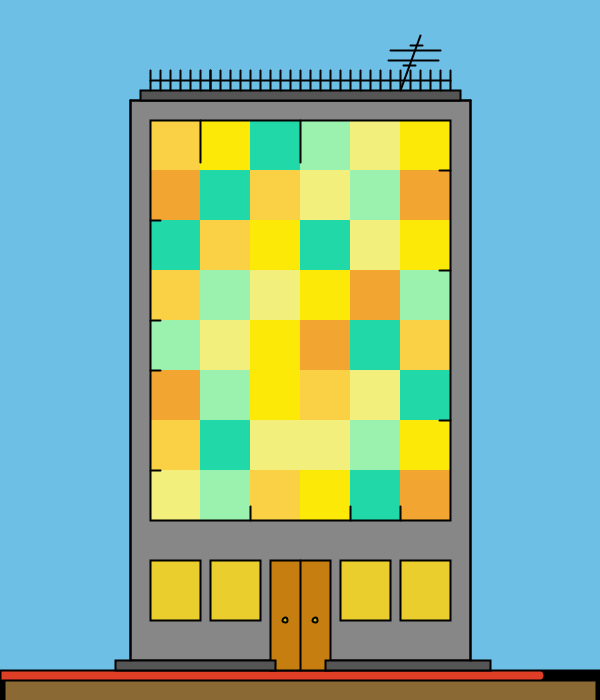
Frame 1 (no input)
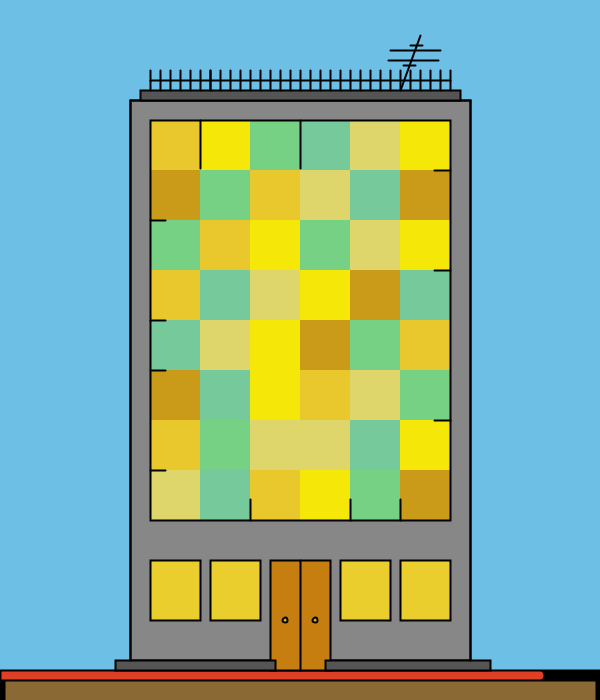
Frame 60 (the mouse pressed at the canvas centre just before this capture)
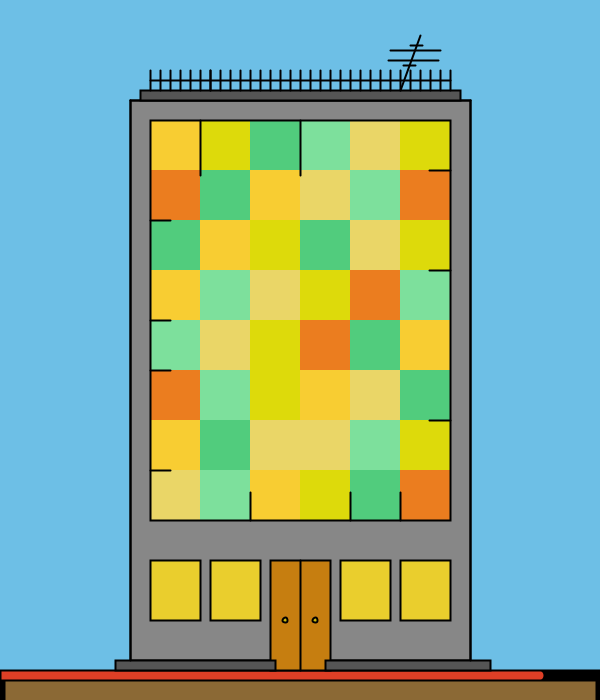
Frame 120 (the mouse held since frame 60 and released just before this capture)

The Processing sketch that drew these frames (run headless with seeded random() and noise(); from frame 60 on, the mouse is pressed at the canvas centre):

// Processing sketch: processing_186689
// ── processing_186689.pde

//Pràctica rellotge

float liniasegons =675;
float mida =50;
color groc1 = color(252,233,8);
color groc2 = color(250,208,68);
color blau1= color(33,216,169);
color crema= color(242,239,125);
color verd= color(154,242,174);
color vermell = color(242,165,49);




void setup() {
  size(600,700);
  }
  
  
  
void draw() {
//if (hour()>=6) {variaciocel();} 
//if (hour()<=6) {variaciocel2();}
  variaciocel();
  dibuixa();
  if(hour()>=15) {pluja();}

 
}

//////////////////////////////// FUNCIONS ////////////////////////////////////


void variaciocel () {
 float llarg = map(hour(),0,32,0,width);
  background(166 - llarg,220 -llarg/2,245 -llarg/4);


}
 void pluja () {
   float llarg = map(hour(),0,32,0,width);
     

fill(103 + llarg/5,220 + llarg/5 ,230 - llarg/20, llarg + 10);
stroke(166 + llarg/5,220 + llarg/5 ,245 - llarg/20, llarg + 0.001);
rect(random(0,600),random(0,600),1,20);
rect(random(0,600),random(0,600),1,20);
rect(random(0,600),random(0,600),1,20);
rect(random(0,600),random(0,600),1,20);
rect(random(0,600),random(0,600),1,20);
rect(random(0,600),random(0,600),1,20);
rect(random(0,600),random(0,600),1,20);
rect(random(0,600),random(0,600),1,20);

 
 }
//void variaciocel2 () {
   //float llarg = map(hour(),0,24,0,width);
  //background(24 - llarg,100 -llarg/2,134 -llarg/4);
  
//}


void dibuixa () {
  
 strokeWeight(10);
 fill(#8B6935);
 rect(0,675,600,40);
  float llarg = map(minute(),0,59,0,width);
  
  stroke(#DE3F26);
  line(0,liniasegons,llarg,liniasegons);
  strokeWeight(2);
  stroke(00);
  noFill();
    rect(0,670,600,10);
//per fer que en un minut completi la pantalla: fer una regla de tres, seg=59, sobre width que es? o amb la funcio map (aquest valor va de 0 a 59 i vull que mel mapegis de 0 a width
//manera d'invocar la funcio, sempre obrint i tancant parentesis,
 //quadrat edifici
 fill(135);
   rect(130,100,340,560);
   
   
 
  //porta
  fill(198,126,16);
 rect(270,560,60,110);
 line(300,560,300,670);
 fill(209,186,8);
 ellipse(285,620,5,5);
 ellipse(315,620,5,5);
 
 //finestrese -->  fer-ho tot a partir del paràmetre SEPARACIÓ
 //planta 1
fill(#EACE2D);
 rect(150,560,50,60);
 rect(210,560,50,60);
 rect(340,560,50,60);
 rect(400,560,50,60);
 //planta 2
 noFill();
 ///FINESTRES RANDOM// 
 
 //grupfinestres1
 fill(groc1);
 noStroke();
groc1= color(random(220,250), random(190,233), random(0,12));
rect(200,120,mida,mida);
rect(400,120,mida,mida);
rect(250,220,mida,mida);
rect(400,220,mida,mida);
rect(250,370,mida,mida);
rect(250,320,mida,mida);
rect(400,420,mida,mida);
rect(300,470,mida,mida);
rect(300,270,mida,mida);
   
   //grupfinestres2
   fill(groc2);
  groc2 =  color(random(230,255), random(200,208), random(40,68));
  
  rect(250,170,mida,mida);
  rect(150,120,mida,mida);
  rect(150,270,mida,mida);
  rect(400,320,mida,mida);
  rect(300,370,mida,mida);
  rect(150,420,mida,mida);
  rect(250,470,mida,mida);
  rect(200,220,mida,mida);
  
  //grupfinestres3
  fill(blau1);
  blau1 =  color(random(33,155), random(200,216), random(100,169));
  rect(250,120,mida,mida);
  rect(200,170,mida,mida);
  rect(150,220,mida,mida);
  rect(350,320,mida,mida);
  rect(200,420,mida,mida);
  rect(400,370,mida,mida);
  rect(350,470,mida,mida);
  rect(300,220,mida,mida);
  
  //grupfinestres4
  fill(crema);
  crema= color(random(200,242),random(200,239),random(100,125));
  rect(250,420,mida,mida);
  rect(350,120,mida,mida);
  rect(300,170,mida,mida);
  rect(350,220,mida,mida);
  rect(250,270,mida,mida);
  rect(200,320,mida,mida);
  rect(350,370,mida,mida);
  rect(150,470,mida,mida);
  rect(300,420,mida,mida);
  //rect(400,170,mida,mida);
  
  //grupfinestres5
  fill(verd);
    verd= color(random(115,154),random(200,242),random(100,174));
  rect(300,120,mida,mida);
  rect(350,170,mida,mida);
  rect(200,270,mida,mida);
  rect(150,320,mida,mida);
  rect(350,420,mida,mida);
  rect(200,470,mida,mida);
  rect(400,270,mida,mida);
  rect(200,370,mida,mida);
  
//grupfinestres6
fill(vermell);
  vermell= color(random(200,242),random(100,165),random(20,49));
 rect(400,170,mida,mida);
 rect(350,270,mida,mida);
 rect(300,320,mida,mida);
 rect(150,370,mida,mida);
 rect(150,170,mida,mida);
 rect(400,470,mida,mida);
 
//////SEGONS///
stroke(00);
 float segons = map(second(),0,59,150,520);
 line(200,120,200,segons);
 line(300,120,300,segons);
 
 float segons2 = map(second(),0,59,520,120);
 line(400,520,400,segons2);
 line(250,520,250,segons2);
 line(350,520,350,segons2);
 
 float segons3 = map(second(),0,59,150,450);
 line(150,220,segons3,220);
 line(150,320,segons3,320);
 line(150,370,segons3,370);
 line(150,470,segons3,470);
 
 float segons4 = map(second(),0,59,450,150);
 line(450,270,segons4,270);
 line(450,170,segons4,170);
 line(450,420,segons4,420);
 
 noFill();
 rect(150,120,300,400);
 stroke(255,232,98);
 fill(255,232,98);
 //rect(150,120,300,minuts);

 stroke(00);
 

  //estructura edifici
  
  fill(85);
  rect(115,660,160,10);
  rect(325,660,165,10);
  line(130,660,130,100);
  line(130,100,470,100);
  line(470,100,470,660);
  rect(140,90,320,10);
  //antena
  line(400,90,420,35);
  line(403,65,415,65);
  line(390,50,440,50);
  line(388,60,438,60);
  line(410,45,422,45);
  //Valla terrat
  line(150,80,450,80);
  line(150,90,150,70);
   line(160,90,160,70);
    line(170,90,170,70);
    line(180,90,180,70);
    line(190,90,190,70);
    line(200,90,200,70);
    line(210,90,210,70);
    line(210,90,210,70);
    line(220,90,220,70);
    line(230,90,230,70);
    line(240,90,240,70);
    line(250,90,250,70);
    line(260,90,260,70);
    line(270,90,270,70);
    line(280,90,280,70);
    line(290,90,290,70);
    line(300,90,300,70);
    line(310,90,310,70);
    line(320,90,320,70);
    line(330,90,330,70);
    line(340,90,340,70);
    line(350,90,350,70);
    line(360,90,360,70);
    line(370,90,370,70);
    line(380,90,380,70);
    line(390,90,390,70);
    line(400,90,400,70);
    line(410,90,410,70);
    line(420,90,420,70);
    line(430,90,430,70);
    line(440,90,440,70);
    line(450,90,450,70);
 
    
 
}


 
  
  

  
  
